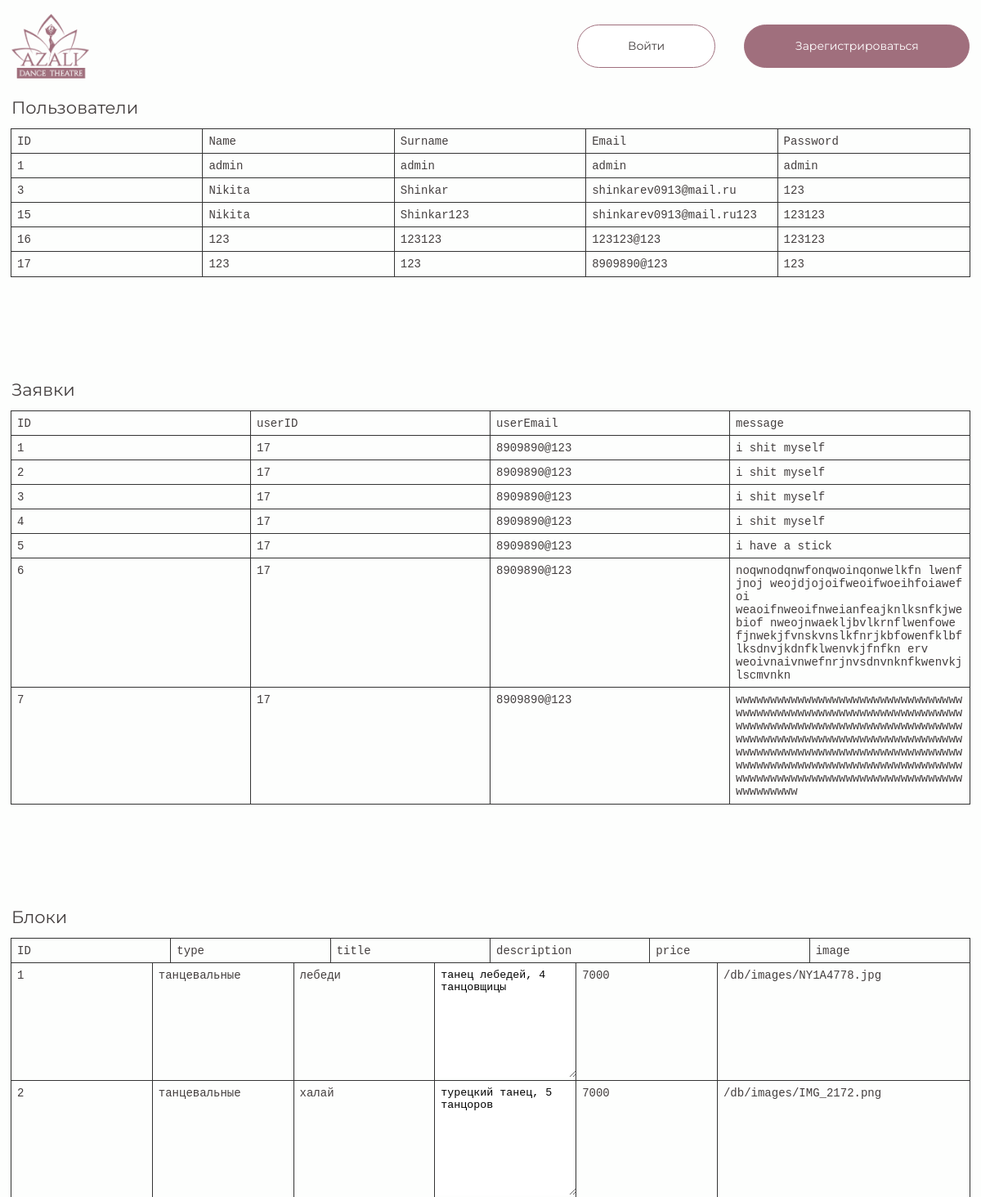
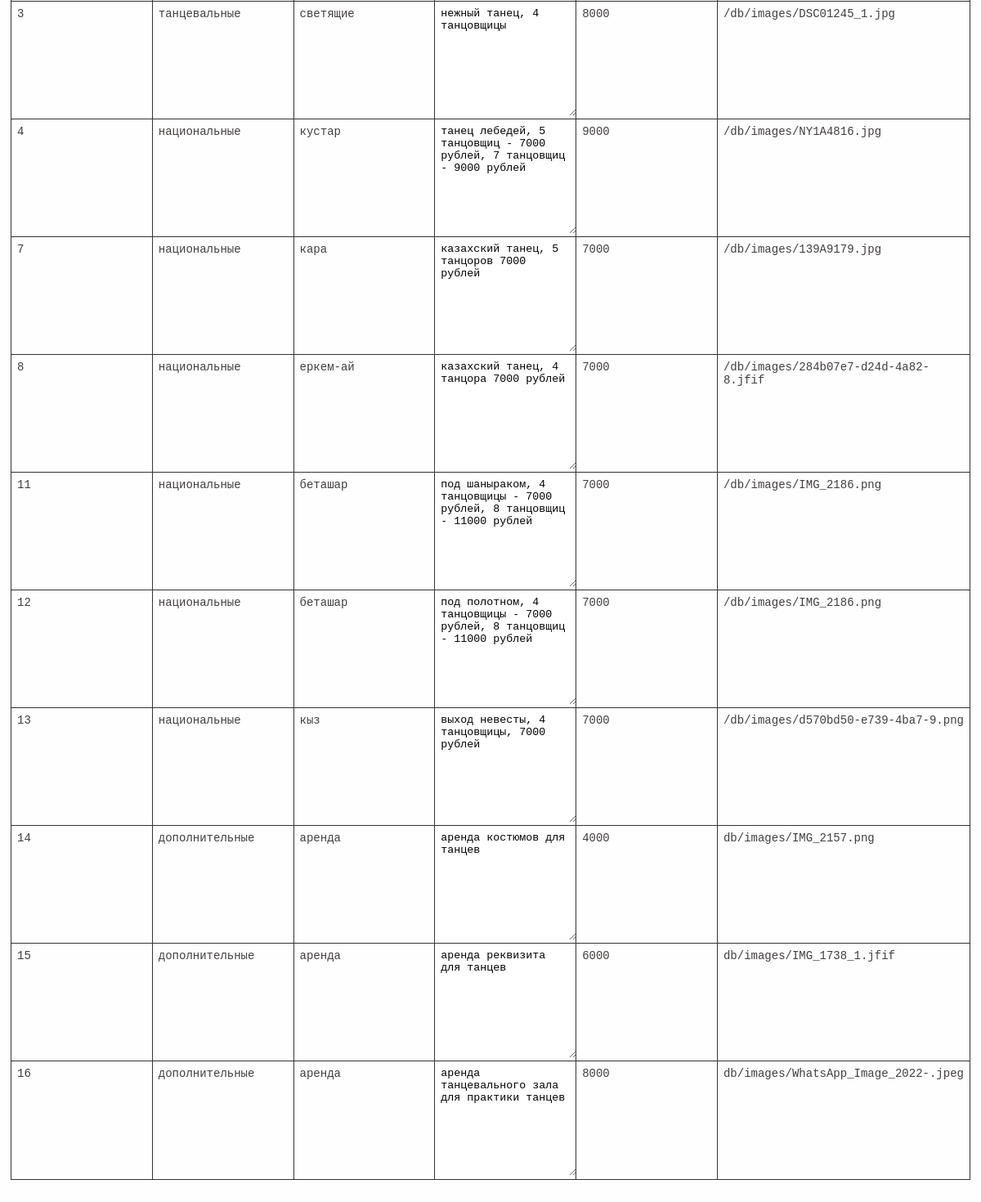
The app's page /admin.php with its own data (2 pictures, top to bottom).
### tables this page shows
CREATE TABLE `users` (
  `id` int NOT NULL,
  `name` varchar(255) NOT NULL,
  `surname` varchar(255) NOT NULL,
  `patronymic` varchar(255) NOT NULL,
  `numberPhone` varchar(255) NOT NULL,
  `email` varchar(255) NOT NULL,
  `password` varchar(255) NOT NULL,
  `role` varchar(255) NOT NULL DEFAULT 'user'
);

CREATE TABLE `applications` (
  `id` int NOT NULL,
  `userId` int NOT NULL,
  `userEmail` varchar(255) NOT NULL,
  `message` varchar(255) NOT NULL
);

CREATE TABLE `services` (
  `id` int NOT NULL,
  `type` varchar(255) NOT NULL,
  `title` varchar(255) NOT NULL,
  `description` varchar(255) NOT NULL,
  `price` int NOT NULL,
  `image` varchar(255) NOT NULL
);

### admin.php (called while the page is built)
<?php
include_once './components/global/head.php';
include_once './components/global/header.php';
include_once  './components/admin.php';
include_once './components/global/bottom.php';

### components/admin.php (the view, shortened to what this page needs)
<?php
$connection = $_SESSION['connection'];
$sqlResponse = "SELECT * FROM `users`";
$response = $connection -> query($sqlResponse);
$sqlResponse1 = "SELECT * FROM `applications`";
$response1 = $connection -> query($sqlResponse1);
$sqlResponse2 = "SELECT * FROM `services`";
$response2 = $connection -> query($sqlResponse2);
?>
<section class='wrapper adminWrapper'>
  <div class='inner admin'>
    <span class='adminTitle'>Пользователи</span>
    <div class='users'>
      <div>
        ID
      </div>
      <div>
        Name
      </div>
      <div>
        Surname
      </div>
      <div>
        Email
      </div>
      <div>
        Password
      </div>
      <?php
      while ($preparedData = mysqli_fetch_assoc($response)) {
        echo "
          <div>"
          . $preparedData['id'] .
          "</div>
          <div>"
          . $preparedData['name'] .
          "</div>
          <div>"
          . $preparedData['surname'] .
          "</div>
          <div>"
          . $preparedData['email'] .
          "</div>
          <div>"
          . $preparedData['password'] .
          "</div>";
      }
      ?>
    </div>
  </div>
  <div class='inner admin'>
    <span class='adminTitle'>Заявки</span>
    <div class='applications'>
      <div>
        ID
      </div>
      <div>
        userID
      </div>
      <div>
        userEmail
      </div>
      <div>
        message
      </div>
      <?php
      while ($preparedData = mysqli_fetch_assoc($response1)) {
        echo "
          <div>"
          . $preparedData['id'] .
          "</div>
          <div>"
          . $preparedData['userId'] .
          "</div>
          <div>"
          . $preparedData['userEmail'] .
          "</div>
          <div>"
          . $preparedData['message'] .
          "</div>";
      }
      ?>
    </div>
  </div>
  <div class='inner admin'>
    <span class='adminTitle'>Блоки</span>
    <div class='services'>
      <div>
        ID
      </div>
      <div>
        type
      </div>
      <div>
        title
      </div>
      <div>
        description
      </div>
      <div>
        price
      </div>
      <div>
        image
      </div>
      <form class="servicesForm" method="post" action="">
        <?php
        while ($preparedData = mysqli_fetch_assoc($response2)) {
          echo "
          <span>".$preparedData['id']."</span>
          <label><input type='text' value=".$preparedData['type']."></label>
          <label><input type='text' value=".$preparedData['title']."></label>
          <label><textarea>".$preparedData['description']."</textarea></label>
          <label><input type='number' value=".$preparedData['price']."></label>
          <span>".$preparedData['image']."</span>";
        }
        ?>
      </form>
    </div>
  </div>
</section>

### components/global/head.php (shortened to what this page needs)
<!doctype html>
<html lang="ru">
<head>
  <link rel='stylesheet' href='/styles/main.css' type='text/css'>
</head>
<body>

### components/global/header.php (shortened to what this page needs)
<?php
$userEmail = $_SESSION['userEmail'];
?>
<div class='headerWrapper'>
  <header class='header'>
    <a class='logo' href='/'>
      <img class='logo' src='/public/images/logo.png' alt='logo'>
    </a>
    <?php if (!isset($userEmail)) {
    	echo "<div class='header__buttons'>
        <a class='outline-button' href='/login.php'>
          Войти
        </a>
        <a class='flat-button' href='/registration.php'>
          Зарегистрироваться
        </a>
      </div>";
    } else if ($userEmail == 'admin') {
      echo "<div class='header__buttons'>"
        . $userEmail .
        "
        <a class='outline-button' href='/admin.php'>
          Админка
        </a>
        <a class='flat-button' href='/components/registrationLogin/logoutMethod.php'>
          Выйти
        </a>
      </div>";
    } ?>
  </header>
</div>

### components/global/bottom.php (shortened to what this page needs)
</body>
</html>

### styles/globals.css (style rules this page uses)
body { --colorBackground: #fdfefd; --colorWhite: #fff; --colorPink: #a06f7d; --colorLightPink: #ae939b; --colorBlack: #433e3e; --fontSansSerif: Montserrat, sans-serif; --fontSerif: Prata, serif; }
html { background: #fdfefd; color: #433e3e; font-size: 14px; }
section { margin-top: 7.5rem; }
.wrapper { width: 100%; display: flex; justify-content: center; padding: 0 1rem; position: relative; }
.inner { width: min(100%, 88rem); }
.logo { width: 6.8125rem; height: 5.6875rem; object-fit: contain; }
.outline-button, .flat-button { display: flex; align-items: center; justify-content: center; height: 3.75rem; border-radius: 10rem; padding: 0 4.375rem; transition: .2s ease-in-out; text-align: center; }
.flat-button { background: var(--colorPink); color: var(--colorWhite); border: var(--colorPink) solid 1px; }
.outline-button { border: var(--colorPink) solid 1px; color: var(--colorBlack); background: var(--colorWhite); }
.admin { display: flex; flex-direction: column; gap: 1rem; width: 100%; padding-bottom: 4rem; }
.adminWrapper { display: flex; flex-direction: column; gap: 4rem; padding-bottom: 4rem; }
.adminTitle { font-size: 1.5rem; margin-top: 1rem; }
.users { display: grid; grid-template-columns: repeat(5, 1fr); grid-auto-rows: 1fr; }
.applications { display: grid; grid-template-columns: repeat(4, 1fr); grid-auto-rows: min-content; grid-auto-flow: dense; }
.users > div, .applications > div { outline: #333 solid 1px; background: var(--colorBackground); padding: .5rem; font-family: monospace; word-wrap: anywhere; }
textarea { width: 100%; resize: vertical; min-height: 10rem; max-height: 30rem; border: none; outline: none; border-radius: inherit; padding: 1rem; }
.services { display: grid; grid-template-columns: repeat(6, 1fr); }
.services > div { outline: #333 solid 1px; background: var(--colorBackground); padding: .5rem; font-family: monospace; word-wrap: anywhere; }
.servicesForm { display: grid; grid-template-columns: repeat(6, 1fr); grid-column: 1/7; }
.servicesForm > * { outline: #333 solid 1px; background: var(--colorBackground); height: 100%; width: 100%; }
.servicesForm input, .servicesForm textarea, .servicesForm span { padding: .5rem; width: 100%; font-family: monospace; }

### styles/components/global/header.css (style rules this page uses)
.headerWrapper { position: fixed; top: 0; left: 0; width: 100%; display: flex; justify-content: center; padding: 0 1rem; z-index: 1000; }
.header { width: min(100%, 88rem); min-height: 2rem; margin-top: 1.1875rem; display: flex; align-items: center; justify-content: space-between; gap: 6.25rem; }
.header__buttons { display: flex; align-items: center; gap: 2.5rem; }

### records on screen
users: id "1", name "admin", surname "admin", email "admin", password "admin"
users: id "3", name "Nikita", surname "Shinkar", email "shinkarev0913@mail.ru", password "123"
users: id "15", name "Nikita", surname "Shinkar123", email "shinkarev0913@mail.ru123", password "123123"
users: id "16", name "123", surname "123123", email "123123@123", password "123123"
users: id "17", name "123", surname "123", email "8909890@123", password "123"
applications: id "1", userId "17", userEmail "8909890@123", message "i shit myself"
applications: id "2", userId "17", userEmail "8909890@123", message "i shit myself"
applications: id "3", userId "17", userEmail "8909890@123", message "i shit myself"
applications: id "4", userId "17", userEmail "8909890@123", message "i shit myself"
applications: id "5", userId "17", userEmail "8909890@123", message "i have a stick"
applications: id "6", userId "17", userEmail "8909890@123", message "noqwnodqnwfonqwoinqonwelkfn lwenf jnoj weojdjojoifweoifwoeihfoiawef oi weaoifnweoifnweianfeajknlksnfkjwebiof nweojnwaekljbvlkrnflwenfowe fjnwekjfvnskvnslkfnrjkbfowenfklbflksdnvjkdnfklwenvkjfnfkn erv weoivnaivnwefnrjnvsdnvnknfkwenvkjlscmvnkn"
applications: id "7", userId "17", userEmail "8909890@123", message "wwwwwwwwwwwwwwwwwwwwwwwwwwwwwwwwwwwwwwwwwwwwwwwwwwwwwwwwwwwwwwwwwwwwwwwwwwwwwwwwwwwwwwwwwwwwwwwwwwwwwwwwwwwwwwwwwwwwwwwwwwwwwwwwwwwwwwwwwwwwwwwwwwwwwwwwwwwwwwwwwwwwwwwwwwwwwwwwwwwwwwwwwwwwwwwwwwwwwwwwwwwwwwwwwwwwwwwwwwwwwwwwwwwwwwwwwwwwwwww"
services: id "1", title "лебеди", description "танец лебедей, 4 танцовщицы", price "7000", image "/db/images/NY1A4778.jpg"
services: id "2", title "халай", description "турецкий танец, 5 танцоров", price "7000", image "/db/images/IMG_2172.png"
services: id "3", description "нежный танец, 4 танцовщицы", price "8000", image "/db/images/DSC01245_1.jpg"
services: id "4", title "кустар", description "танец лебедей, 5 танцовщиц - 7000 рублей, 7 танцовщиц - 9000 рублей", price "9000", image "/db/images/NY1A4816.jpg"
services: id "7", description "казахский танец, 5 танцоров 7000 рублей", price "7000", image "/db/images/139A9179.jpg"
services: id "8", title "еркем-ай", description "казахский танец, 4 танцора 7000 рублей", price "7000", image "/db/images/284b07e7-d24d-4a82-8.jfif"
services: id "11", title "беташар", description "под шаныраком, 4 танцовщицы - 7000 рублей, 8 танцовщиц - 11000 рублей", price "7000", image "/db/images/IMG_2186.png"
services: id "12", title "беташар", description "под полотном, 4 танцовщицы - 7000 рублей, 8 танцовщиц - 11000 рублей", price "7000", image "/db/images/IMG_2186.png"
services: id "13", description "выход невесты, 4 танцовщицы, 7000 рублей", price "7000", image "/db/images/d570bd50-e739-4ba7-9.png"
services: id "14", description "аренда костюмов для танцев", price "4000", image "db/images/IMG_2157.png"
services: id "15", description "аренда реквизита для танцев", price "6000", image "db/images/IMG_1738_1.jfif"
services: id "16", description "аренда танцевального зала для практики танцев", price "8000", image "db/images/WhatsApp_Image_2022-.jpeg"
